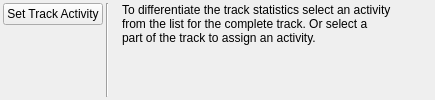
       <widget class="QWidget" name="tab_2">
        <attribute name="title">
         <string>Activity</string>
        </attribute>
        <layout class="QHBoxLayout" name="horizontalLayout_2">
         <property name="spacing">
          <number>3</number>
         </property>
         <property name="leftMargin">
          <number>3</number>
         </property>
         <property name="topMargin">
          <number>3</number>
         </property>
         <property name="rightMargin">
          <number>3</number>
         </property>
         <property name="bottomMargin">
          <number>3</number>
         </property>
         <item>
          <layout class="QVBoxLayout" name="verticalLayout">
           <item>
            <widget class="QPushButton" name="pushSetActivities">
             <property name="text">
              <string>Set Track Activity</string>
             </property>
             <property name="icon">
              <iconset resource="../../resources.qrc">
               <normaloff>:/icons/32x32/Activity.png</normaloff>:/icons/32x32/Activity.png</iconset>
             </property>
            </widget>
           </item>
           <item>
            <spacer name="verticalSpacer_4">
             <property name="orientation">
              <enum>Qt::Vertical</enum>
             </property>
             <property name="sizeHint" stdset="0">
              <size>
               <width>20</width>
               <height>40</height>
              </size>
             </property>
            </spacer>
           </item>
          </layout>
         </item>
         <item>
          <widget class="Line" name="line_3">
           <property name="orientation">
            <enum>Qt::Vertical</enum>
           </property>
          </widget>
         </item>
         <item>
          <widget class="QLabel" name="labelActivityInfo">
           <property name="text">
            <string/>
           </property>
           <property name="alignment">
            <set>Qt::AlignLeading|Qt::AlignLeft|Qt::AlignTop</set>
           </property>
          </widget>
         </item>
         <item>
          <widget class="QLabel" name="labelActivityHelp">
           <property name="text">
            <string>To differentiate the track statistics select an activity from the list for the complete track. Or select a part of the track to assign an activity.</string>
           </property>
           <property name="alignment">
            <set>Qt::AlignLeading|Qt::AlignLeft|Qt::AlignTop</set>
           </property>
           <property name="wordWrap">
            <bool>true</bool>
           </property>
          </widget>
         </item>
         <item>
          <spacer name="horizontalSpacer_2">
           <property name="orientation">
            <enum>Qt::Horizontal</enum>
           </property>
           <property name="sizeHint" stdset="0">
            <size>
             <width>40</width>
             <height>20</height>
            </size>
           </property>
          </spacer>
         </item>
        </layout>
       </widget>
